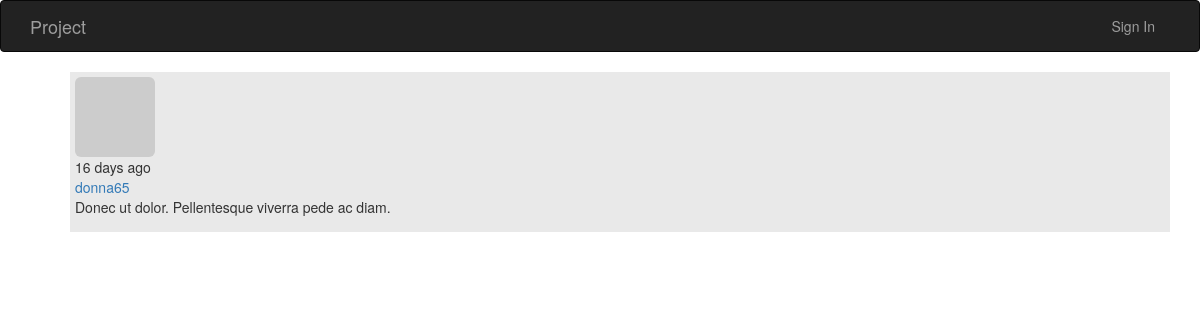
The page /post/83 on the database as committed earlier.
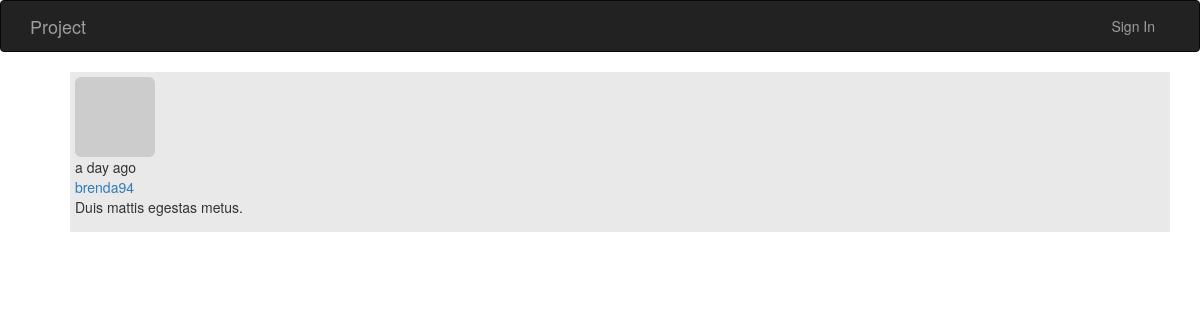
The same page on the database as committed later.
### app/models.py (models this page shows, shortened)
class Post(db.Model):
    __tablename__ = 'posts'
    id = db.Column(db.Integer, primary_key=True)
    body = db.Column(db.Text)
    body_html = db.Column(db.Text)
    timestamp = db.Column(db.DateTime, index=True, default=datetime.utcnow)
    author_id = db.Column(db.Integer, db.ForeignKey('users.id'))
    comments = db.relationship('Comment', backref='post', lazy='dynamic')
    taxonomy_id = db.Column(db.Integer, db.ForeignKey('taxonomy.id'))

class User(UserMixin, db.Model):
    __tablename__ = 'users'
    id = db.Column(db.Integer, primary_key=True)
    email = db.Column(db.String(64), unique=True, index=True)
    username = db.Column(db.String(64), unique=True, index=True)
    role_id = db.Column(db.Integer, db.ForeignKey('roles.id'))
    password_hash = db.Column(db.String(128))
    confirmed = db.Column(db.Boolean, default=False)
    name = db.Column(db.String(64))
    location = db.Column(db.String(64))
    about_me = db.Column(db.Text())
    member_since = db.Column(db.DateTime(), default=datetime.utcnow)
    last_seen = db.Column(db.DateTime(), default=datetime.utcnow)
    avatar_hash = db.Column(db.String(32))
    posts = db.relationship('Post', backref='author', lazy='dynamic')
    taxonomy = db.relationship('Taxonomy', backref='author', lazy='dynamic')
    followed = db.relationship('Follow',
                               foreign_keys=[Follow.follower_id],
                               backref=db.backref('follower', lazy='joined'),
                               lazy='dynamic',
                               cascade='all, delete-orphan')
    followers = db.relationship('Follow',
                                foreign_keys=[Follow.followed_id],
                                backref=db.backref('followed', lazy='joined'),
                                lazy='dynamic',
                                cascade='all, delete-orphan')
    comments = db.relationship('Comment', backref='author', lazy='dynamic')
    @property
    def password(self):
        raise AttributeError('password is not a readable attribute')
    def gravatar(self, size=100, default='identicon', rating='g'):
        if request.is_secure:
            url = 'https://secure.gravatar.com/avatar'
        else:
            url = 'http://www.gravatar.com/avatar'
        hash = self.avatar_hash or hashlib.md5(
            self.email.encode('utf-8')).hexdigest()
        return '{url}/{hash}?s={size}&d={default}&r={rating}'.format(
            url=url, hash=hash, size=size, default=default, rating=rating)

### app/main/views.py (the view)
@main.route('/post/<int:id>')
def post(id):
	post = Post.query.get_or_404(id)
	return render_template('posts/post.html', posts=[post], id = id)

### app/auth/views.py (called while the page is built)
@auth.before_app_request
def before_request():
    if current_user.is_authenticated:
        current_user.ping()
        if not current_user.confirmed \
                and request.endpoint \
                and request.endpoint[:5] != 'auth.' \
                and request.endpoint != 'static':
            return redirect(url_for('auth.unconfirmed'))

### app/main/__init__.py (called while the page is built)
@main.app_context_processor
def inject_permissions():
    return dict(Permission=Permission)

### app/models.py (called while the page is built)
    def is_administrator(self):
        return False

### app/templates/posts/post.html (shortened to what this page needs)
{% extends "base.html" %}
{% import "_macros.html" as macros %}
{% block content %}
    <div class="container">
	{% include 'posts/_posts.html' %}
    </div>
{% endblock %}

### app/templates/posts/_posts.html (shortened to what this page needs)
<ul class="posts">
	{% for post in posts %}
		<li class="post">
			<div class="profile-thumbnail">
				<a href="{{ url_for('.user', username=post.author.username) }}">
					<img class="img-rounded profile-thumbnail" src="{{ post.author.gravatar(size=40) }}">
				</a>
			</div>
			<div class="post-date">{{ moment(post.timestamp).fromNow() }}</div>
			<div class="post-author">
				<a href="{{ url_for('.user', username=post.author.username) }}">
					{{ post.author.username }}
				</a>
			</div>
			<div class="post-body">{{ post.body }}</div>
			<div class="post-footer">
			</div>
		</li>
	{% endfor %}
</ul>

Rows that differ between the two databases and show on the page:
removed Post: timestamp "16 days ago", author.username "donna65", body "Donec ut dolor. Pellentesque viverra pede ac diam."
added Post: timestamp "a day ago", author.username "brenda94", body "Duis mattis egestas metus."
